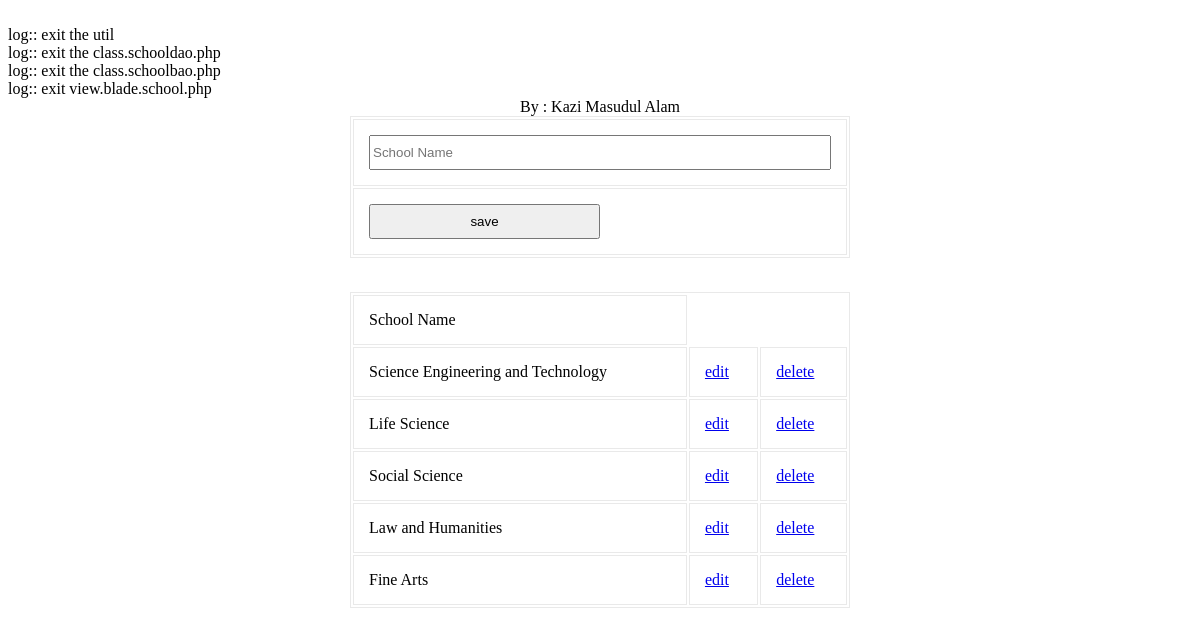
/modules/dash/view.school.php, run on the app's committed database.
### tables this page shows
CREATE TABLE `tbl_school` (
  `ID` varchar(40) NOT NULL,
  `Name` varchar(50) NOT NULL
);

### common/class.common.php (called while the page is built, shortened)
<?php
class Result{
    private $_IsSuccess=0;
    private $_ResultObject;
    public function setIsSuccess($IsSuccess){
        $this->_IsSuccess = $IsSuccess;
    }
    public function getIsSuccess(){
        return $this->_IsSuccess;
    }
    public function setResultObject($ResultObject){
        $this->_ResultObject = $ResultObject;
    }
    public function getResultObject(){
        return $this->_ResultObject;
    }
}
class School{
    private $_ID;
    private $_Name;
    public function setID ( $ID ) {
        $this->_ID = $ID;
    }
    public function getID () {
        return $this->_ID;
    }
    public function setName( $Name ) {
        $this->_Name = $Name;
    }
    public function getName() {
        return $this->_Name;
    }
}
?>

### modules/dash/view.school.php (the view, shortened to what this page needs)
<?php
include_once 'blade/view.school.blade.php';
include_once '/../../common/class.common.php';
?>
<!DOCTYPE html PUBLIC "-//W3C//DTD XHTML 1.0 Transitional//EN" "http://www.w3.org/TR/xhtml1/DTD/xhtml1-transitional.dtd">
<html xmlns="http://www.w3.org/1999/xhtml">
	<head>
		<link rel="stylesheet" href="style.css" type="text/css" />
	</head>
<body>
<center>
	<div id="header">
		<label>By : Kazi Masudul Alam</a></label>
	</div>
	<div id="form">
		<form method="post">
			<table width="100%" border="1" cellpadding="15">
				<tr>
					<td><input type="text" name="txtName" placeholder="School Name" value="<?php
					if(isset($_GET['edit'])) echo $getROW->getName();  ?>" /></td>
				</tr>
				<tr>
					<td>
						<?php
						if(isset($_GET['edit']))
						{
							?>
							<button type="submit" name="update">update</button>
							<?php
						}
						else
						{
							?>
							<button type="submit" name="save">save</button>
							<?php
						}
						?>
					</td>
				</tr>
			</table>
		</form>
<br />
	<table width="100%" border="1" cellpadding="15" align="center">
	<?php
	$Result = $_SchoolBAO->getAllSchools();
	if($Result->getIsSuccess()){
		$SchoolList = $Result->getResultObject();
	?>
		<tr>
			<td>School Name</td>
		</tr>
		<?php
		for($i = 0; $i < sizeof($SchoolList); $i++) {
			$School = $SchoolList[$i];
			?>
		    <tr>
			    <td><?php echo $School->getName(); ?></td>
			    <td><a href="?edit=<?php echo $School->getID(); ?>" onclick="return confirm('sure to edit !'); " >edit</a></td>
			    <td><a href="?del=<?php echo $School->getID(); ?>" onclick="return confirm('sure to delete !'); " >delete</a></td>
		    </tr>
	    <?php
		}
	}
	else{
		echo $Result->getResultObject();
	}
	?>
	</table>
	</div>
</center>
</body>
</html>

### modules/dash/style.css (style rules this page uses)
#form { width:500px; margin:0px auto; text-align:center; }
#form form input { width:100%; height:35px; }
form button { width:50%; height:35px; }
table,td { border:solid #e9e9e9 1px; }

### data on the page
tbl_school: Name "Science Engineering and Technology"
tbl_school: Name "Life Science"
tbl_school: Name "Social Science"
tbl_school: Name "Law and Humanities"
tbl_school: Name "Fine Arts"
